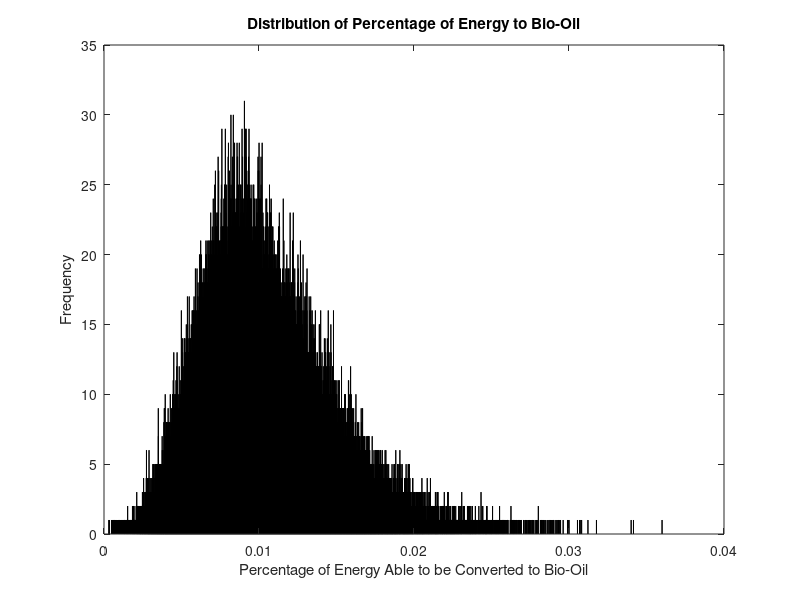

Reproduce this figure in MATLAB.
% 2021-11-12
% MATLAB Monte-Carlo Analysis

% Problem 1

clear all, clc, format compact

%total number of experiments done
i = 100000;

%Predicted Scores and Category Weightings
ap = 95+5*randn(1,i); %std=5 (fairly certain)
p1 = 100; %(known)
p2 = 100; %(known)
p3 = 95+2.5*randn(1,i); %std=2.5 (very certain)
e1 = (34/41); %(known)
e2 = (75)+8*randn(1,i); %std=8 (not too certain)
e3 = (85)+5*randn(1,i); %std=5 (fairly certain)
ecred = 3; %(known)

%Calculate Grade: 
%Attendance/Participation = 10%
%Papers = 30%
%Exam 1 = 15%
%Exam 2 = 20%
%Exam 3 = 25%
%Extra Credit (occasional) = up to 5%

%Calculation for Projected Grade
grade = ap*.1 + p1*.1 + p2*.1 + p3*.1 + e1*.15 + e2*.2 + e3*.25 + ecred;

%Histogram with 300 Bins Showing Price Distribution
hist(grade,300)
%X-Axis of the Histogram
xlabel('Grade [%]')
%Y-Axis of the Histogram
ylabel('Frequency')

%Chance of getting a B or above
chance_of_b = sum(grade>80)/i;
%Chance of passing the class
chance_of_pass = sum(grade>60)/i; 
%Display Chance of getting a B or above
disp('Chance of getting a B or above:')
disp(chance_of_b*100);
%Display Chance of passing the class
disp('Chance of Passing the Class:')
disp(chance_of_pass*100);

%End of Script
%---------------

%Problem 2

%total number of function evaluations done
i = 100000;

%Variables for Cost Equation

%electricity price - is $0.10 with stdev of 2 cents [$/kWh]
electricity_price = .1+(.02.*randn(1,i));
%conversion factor for energy [J]
conv_factor = 1./(3.6e6);
%percentage efficiency is 1.5% with stdev of 0.5%
efficiency = 1./(.015+.005.*randn(1,i));
%total potential energy change [J/kg]
totalpec = 5e7;

%Total Cost to lift 500 kg to geosyncronous orbit
cost_of_500_kg = electricity_price.*conv_factor.*efficiency.*totalpec.*500;

%Histogram with 25000 Bins Showing Price Distribution
hist(cost_of_500_kg,25000)
%Title of the Histogram
title('Distribution of Cost of 500kg into GSO')
%X-Axis of the Histogram
xlabel('Cost to Lift 500 kg [$]')
%Y-Axis of the Histogram
ylabel('Frequency')

%Display Average Cost to Lift 500kg
fprintf('The Average Cost is $%d.\n', mean(cost_of_500_kg));
%Display Standard Deviation for Distribution
fprintf('The Standard Deviation is %d.\n', std(cost_of_500_kg))

%End of Script
%---------------

%Problem 3

%total number of function evaluations done
i = 100000;

%Total Energy in Sunlight that gets to algae after some reflects off the
%growth pond - stdev of 5%
algae_growth_pond = .85+.05*randn(1,i);
%Sunlight that is photosynthetically active (the right wavelength) - stdev
%of 4%
photo_active = .45+.04*randn(1,i);
%Photosynthetically Active Wavelengths absorbed by pigments in the cells -
%stdev of 10%
pigment = .80+.10*randn(1,i);
%Photosynthetic efficiency may be roughly 16% - stdev of 4%
photo_eff = .16+.04*randn(1,i);
%Energy loss to light saturation and photoinhibition - stdev of 5%
sat_pro = .25+.05*randn(1,i);
%Microalgae cells are also use energy for respiration and for synthesis of
%other biochemical components - stdev of 3%
microalgae = .83+.03*randn(1,i);
%Percentage of energy from the sun reaching the earth in Southwestern USA 
%that can be converted into bio-oil
e_to_bio = algae_growth_pond .* photo_active .* pigment .* ...
photo_eff .* sat_pro .* microalgae;

%Histogram with 25000 Bins Showing Energy Distribution
hist(e_to_bio,25000)
%Title of the Histogram
title('Distribution of Percentage of Energy to Bio-Oil')
%X-Axis of the Histogram
xlabel('Percentage of Energy Able to be Converted to Bio-Oil')
%Y-Axis of the Histogram
ylabel('Frequency')

%End of Script
%---------------

%Problem 4

%total number of function evaluations done
i = 10^5;
%Years
years = [1 2 3 4 5 6 7 8 9 10];
%Discount rate (d_r) - stdev of 5%
std = .05*randn(1,i);
d_r = .15+std;
%Alternative A - Purchase
purchase_a = 100000;
%Alternative A
a = [10000 10000 10000 10000 60000 10000 10000 10000 10000 10000];
%Alternative B - Purchase
purchase_b = 150000;
%Alternative B
b = 5000;
%Alternative A - Present Cost
apc1 = (a(1) ./ (1+d_r).^years(1));
apc2 = (a(2) ./ (1+d_r).^years(2));
apc3= (a(3) ./ (1+d_r).^years(3));
apc4 = (a(4) ./ (1+d_r).^years(4));
apc5 = (a(5) ./ (1+d_r).^years(5));
apc6 = (a(6) ./ (1+d_r).^years(6));
apc7 = (a(7) ./ (1+d_r).^years(7));
apc8 = (a(8) ./ (1+d_r).^years(8));
apc9 = (a(9) ./ (1+d_r).^years(9));
apc10 = (a(10) ./ (1+d_r).^years(10));
%Total Cost of Alternative A
apc_sum = purchase_a + apc1 + apc2 + apc3 + apc4 + apc5 + apc6 + apc7 + apc8 + apc9 + apc10;
%Alternative B - Present Cost
bpc1 = (b ./ (1+d_r).^years(1));
bpc2 = (b ./ (1+d_r).^years(2));
bpc3= (b ./ (1+d_r).^years(3));
bpc4 = (b ./ (1+d_r).^years(4));
bpc5 = (b ./ (1+d_r).^years(5));
bpc6 = (b ./ (1+d_r).^years(6));
bpc7 = (b ./ (1+d_r).^years(7));
bpc8 = (b ./ (1+d_r).^years(8));
bpc9 = (b ./ (1+d_r).^years(9));
bpc10 = (b ./ (1+d_r).^years(10));
%Total Cost of Alternative B
bpc_sum = purchase_b + bpc1 + bpc2 + bpc3 + bpc4 + bpc5 + bpc6 + bpc7 + bpc8 + bpc9 + bpc10;
%Difference between Both Alternatives
diff = apc_sum - bpc_sum;

%Find how many times Alternative A is a better option than Alternative B
apc_is_greater = find(diff>=0);
apc_greater_percent = (length(apc_is_greater)/i)*100;
fprintf('The percentage of times that Alternative A is a better option is %g\n', apc_greater_percent);

%Find how many times Alternative B is a better option than Alternative A
bpc_is_greater = find(diff<=0);
bpc_greater_percent = (length(bpc_is_greater)/i)*100;
fprintf('The percentage of times that Alternative B is a better option is %g\n', bpc_greater_percent);
disp('----------------------------------------------------------------------------')
fprintf('The best choice is Alternative B with a percent level of certainty of %g\n', bpc_greater_percent)
